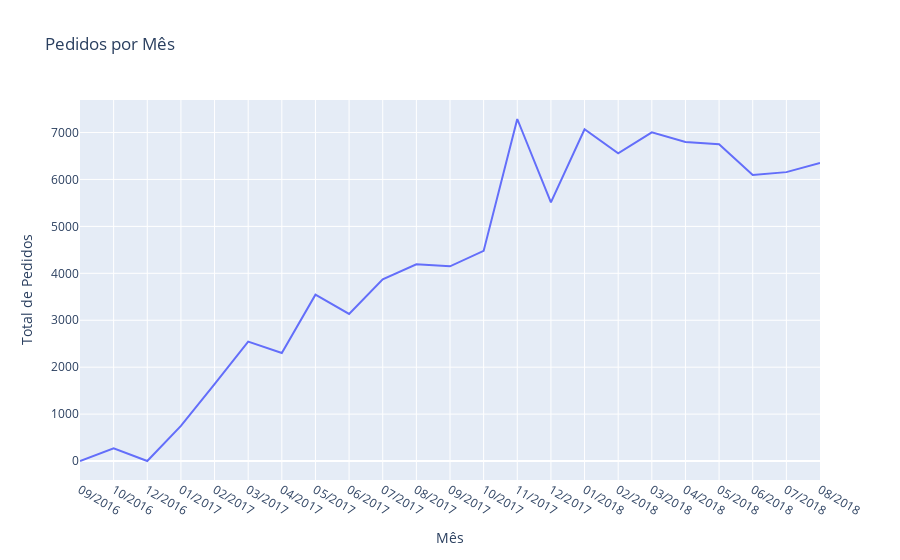

The code cell stored with this chart in its notebook:
### Markdown cell above
## 2.0 Análise exploratória dos dados
Qual o volume de pedidos no mês? Existe sazonalidade nas vendas?

### Code cell
df_pedidos_mes = pd.read_sql('''
SELECT strftime('%m/%Y', order_purchase_timestamp) AS mes, COUNT(*) AS total_pedidos
FROM orders
GROUP BY mes
ORDER BY order_purchase_timestamp
''', con=engine)

df_pedidos_mes['total_pedidos'] = df_pedidos_mes['total_pedidos'].astype(int)

fig = px.line(df_pedidos_mes, x='mes', y='total_pedidos', title='Pedidos por Mês')
fig.update_layout(xaxis_title='Mês', yaxis_title='Total de Pedidos')
fig.show()

### Figure 1 — Plotly figure (JSON) as saved in the notebook; plotly's stock layout.template omitted (floating-point values rounded to 4 significant figures)
{"data": [{"hovertemplate": "mes=%{x}<br>total_pedidos=%{y}<extra></extra>", "legendgroup": "", "line": {"color": "#636efa", "dash": "solid"}, "marker": {"symbol": "circle"}, "mode": "lines", "name": "", "orientation": "v", "showlegend": false, "type": "scatter", "x": ["09/2016", "10/2016", "12/2016", "01/2017", "02/2017", "03/2017", "04/2017", "05/2017", "06/2017", "07/2017", "08/2017", "09/2017", "10/2017", "11/2017", "12/2017", "01/2018", "02/2018", "03/2018", "04/2018", "05/2018", "06/2018", "07/2018", "08/2018"], "xaxis": "x", "y": [1, 270, 1, 748, 1641, 2546, 2303, 3545, 3135, 3872, 4193, 4149, 4478, 7288, 5513, 7069, 6556, 7003, 6798, 6749, 6096, 6156, 6351], "yaxis": "y"}], "layout": {"legend": {"tracegroupgap": 0}, "title": {"text": "Pedidos por Mês"}, "xaxis": {"anchor": "y", "domain": [0, 1], "title": {"text": "Mês"}}, "yaxis": {"anchor": "x", "domain": [0, 1], "title": {"text": "Total de Pedidos"}}}}
